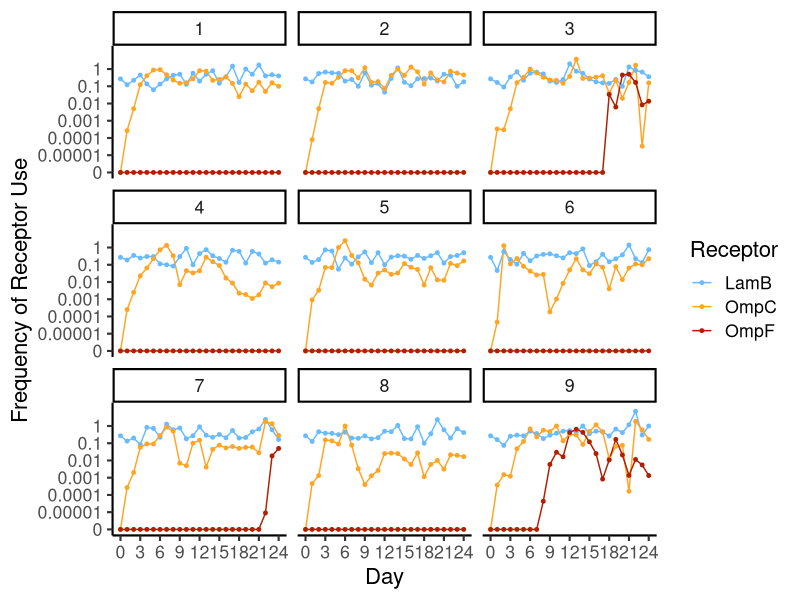
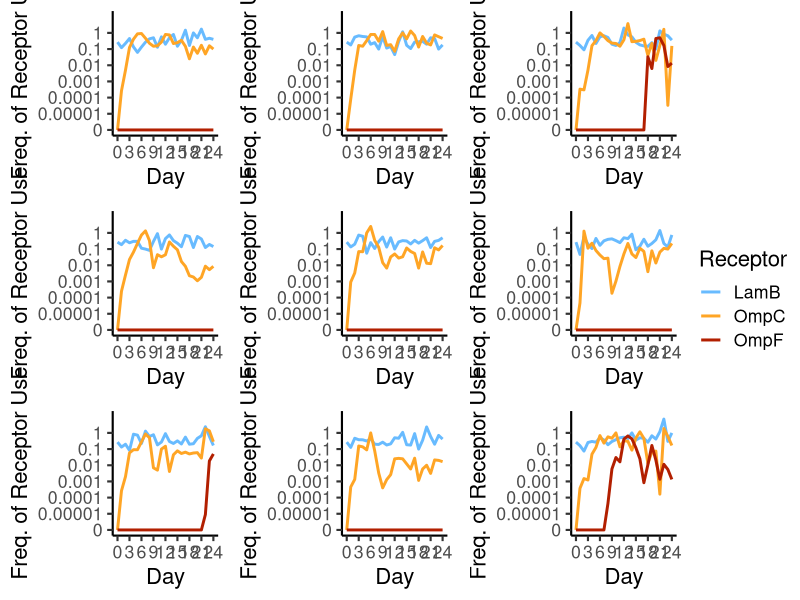

Source code (R) for these figures, in order:
library(ggplot2)
library(ggthemes)
library(tidyr)
library(viridis)
library(RColorBrewer)
library(ggpubr)

setwd('ClinicalTraining/Manuscript/Ext Fig 5')
replay_dat <- read.csv(file = "2022-04-05_phage_titers.csv")
replay_dat <- subset(replay_dat, Type == 'Repeat')
# COLORS ####
colores <- c('#BBBBBB','#FFA525','#68BBFF','#B21F00')
names(colores) <- c('All','OmpC','LamB','OmpF')

# CALC Prop Receptor use ####
# with respect to WT measured on same day
# make index and empty columns
replay_dat$index <- 1:nrow(replay_dat)
replay_dat$PropWT <- 0
# subset for each Day and Population
#  take WT titer for that day
#  calculate PropWT and append to rawdat$PropWT by index
for (i in unique(replay_dat$Timepoint)) {
  for (j in unique(replay_dat$Population)) {
    for (k in unique(replay_dat$Type)) {
      for (l in unique(replay_dat$Rep)) {
        # can set both vals and subset by both at same time
        sub <- subset(replay_dat, Timepoint == i & Population == j & Type == k & Rep == l)
        titer_WT <- sub[sub$Plated_Host == 'WT',]$Titer
        sub$PropWT <- sub$Titer/titer_WT
        replay_dat$PropWT[sub$index] <- sub$PropWT
      }
    }
  }
}
# log10 transform receptor values
replay_dat$logPropWT <- log10(replay_dat$PropWT)
replay_dat$logPropWT[replay_dat$logPropWT == -Inf] <- -6 

# Plots all together ####
recep_plot <- ggplot(data = na.omit(subset(replay_dat, Receptor != 'All')), 
                     aes(x=Timepoint, y=logPropWT, color=Receptor,
                         group=interaction(Receptor, Rep))) +
  geom_line(size = 0.5) + geom_point(size = 1) +
  theme_classic(base_size = 16) +
  labs(y='Frequency of Receptor Use', x='Day') +
  scale_x_continuous(limits=c(0,24), breaks=seq(0,24,3)) +
  scale_y_continuous(limits=c(-6,1), breaks=c(0,-1,-2,-3,-4,-5,-6),
                     labels=c('1','0.1','0.01','0.001','0.0001','0.00001','0')) +
  scale_color_manual(values=colores, breaks=c('LamB','OmpC','OmpF')) +
  facet_wrap(~Rep)
recep_plot

# Plot loop ####
plot_list <- list()
ticker <- 0
for (i in unique(replay_dat$Rep)) {
  rep_sub <- subset(replay_dat, Rep == i)
  ticker <- ticker + 1
  plot_list[[i]] <- ggplot(data = na.omit(subset(rep_sub, Receptor != 'All')), 
                       aes(x=Timepoint, y=logPropWT, color=Receptor)) +
    geom_line(size = 1) +
    theme_classic(base_size = 16) +
    labs(y='Freq. of Receptor Use', x='Day') +
    scale_x_continuous(limits=c(0,24), breaks=seq(0,24,3)) +
    scale_y_continuous(limits=c(-6,1), breaks=c(0,-1,-2,-3,-4,-5,-6),
                       labels=c('1','0.1','0.01','0.001','0.0001','0.00001','0')) +
    scale_color_manual(values=colores, breaks=c('LamB','OmpC','OmpF'))
}

plotmat <- ggarrange(plot_list[[1]],plot_list[[2]],plot_list[[3]],
          plot_list[[4]],plot_list[[5]],plot_list[[6]],
          plot_list[[7]],plot_list[[8]],plot_list[[9]],
          legend = 'right', common.legend = TRUE,
          ncol = 3, nrow = 3)
ggsave(filename = 'replay-plot.pdf', plotmat,
       width = 12, height = 7)


